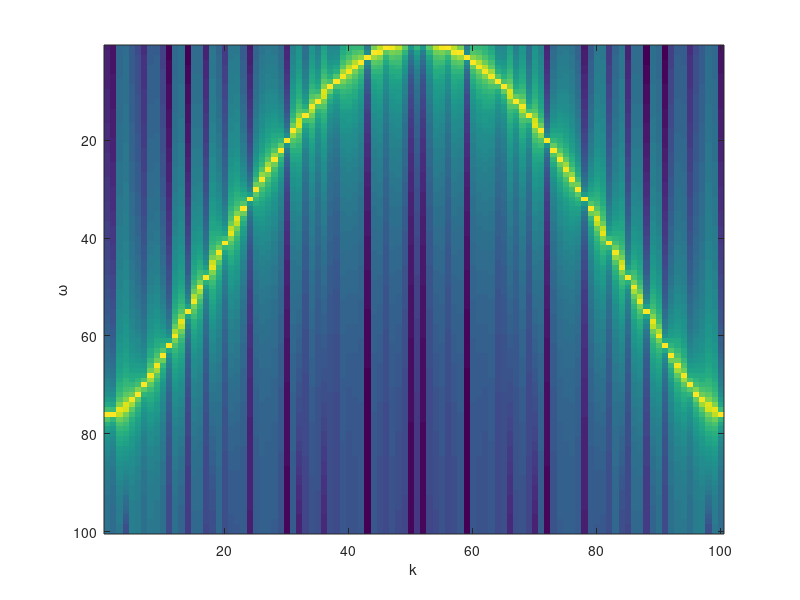

Write MATLAB code to recreate this figure.
n = 100;
h = 0.1;
z = (0:(n-1))'*h;
Ex = zeros(n,1);
Px = zeros(n,1);
Yx = zeros(n,1);
By = zeros(n,1);
epsilon0 = 1;
mu0 = 1;

c=1/sqrt(epsilon0*mu0);

e = ones(n,1);
Df = spdiags([-e e], 0:1, n, n)/h;
Df(n,1) = Df(1,2);
Db = spdiags([-e e], -1:0, n, n)/h;
Db(1,n) = Db(2,1);
Ex(1) = 1;
%Ex(:) = exp(-(z-5).^2);
Nsteps = 1000;
dt = 0.03;
data = zeros(n,Nsteps);
omega = 0;
rho = 1;
kappa = 25;

for i=1:Nsteps
    
    
    
    data(:,i)=Ex;
    dBydt = -Df*Ex;
    By = By + dBydt*dt;
    Yx = Yx - omega^2 * Px*dt - 1/rho *kappa * Ex*dt;
    
    
    dExdt = -c^2*Db*By;
    Ex = Ex + dExdt*dt + 1/epsilon0*Yx*dt;
    Px = Px + Yx * dt;
    
    if mod(i,1)==100
        hold off
        plot(z-h/2,Ex,'r');
        hold on
        plot(z,By,'b--');   
        plot(z-h/2,Px,'g');
        plot(z-h/2,Yx,'k');
        ylim([-1 1]);
        legend({'E_x','B_y','P_x','Y_x'});
        pause(0.001);
    end
end

dataG = fftn(data);
clf
imagesc(log(flipud(abs(dataG(:,1:100))')))
xlabel('k');
ylabel('\omega');
